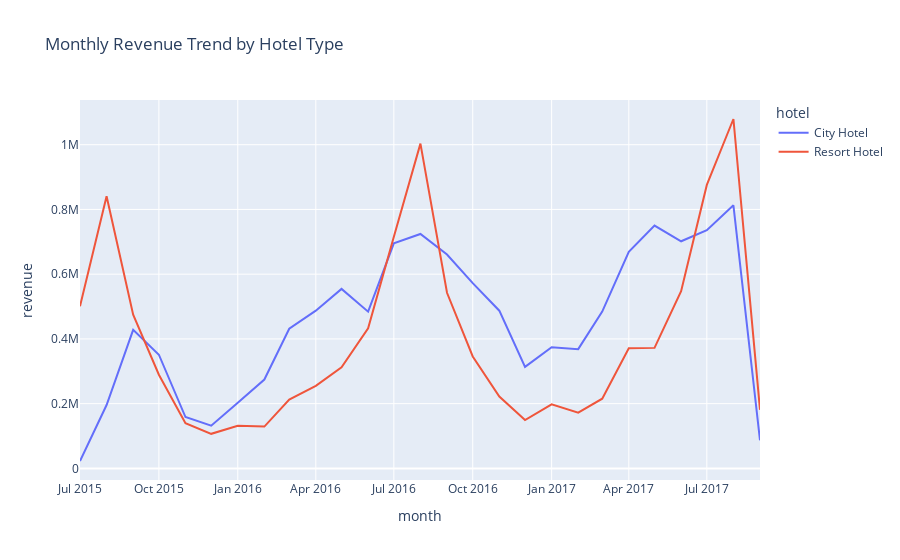

Source (notebook cell):
### Markdown cell above
### Revenue Analysis

### Code cell
# total nights for every booking in the full dataset
df['total_nights'] = df['stays_in_weekend_nights'] + df['stays_in_week_nights']

# Estimate revenue per booking (ADR × total nights)
df['revenue'] = df['adr'] * df['total_nights']
df_stayed = df[df['reservation_status'] == 'Check-Out'].copy()

# Recalculate total nights for the filtered dataset
df_stayed['total_nights'] = df_stayed['stays_in_weekend_nights'] + df_stayed['stays_in_week_nights']
df_stayed['revenue'] = df_stayed['adr'] * df_stayed['total_nights']

# Extract the month from the reservation status date for monthly grouping
df_stayed['month'] = df_stayed['reservation_status_date'].dt.to_period('M').dt.to_timestamp()

# Aggregate total monthly revenue for each hotel type
monthly_hotel_revenue = df_stayed.groupby(['month', 'hotel'])['revenue'].sum().reset_index()

# Plot monthly revenue trends for both hotel types using Plotly
fig = px.line(
    monthly_hotel_revenue,
    x='month',
    y='revenue',
    color='hotel',
    title='Monthly Revenue Trend by Hotel Type'
)
fig.write_image(os.path.join(CHART_DIR, "monthly_revenue_trend.png"))

# Display the interactive chart
fig.show()

### Figure 1 — Plotly figure (JSON) as saved in the notebook; plotly's stock layout.template omitted (floating-point values rounded to 4 significant figures)
{"data": [{"hovertemplate": "hotel=City Hotel<br>month=%{x}<br>revenue=%{y}<extra></extra>", "legendgroup": "City Hotel", "line": {"color": "#636efa", "dash": "solid"}, "marker": {"symbol": "circle"}, "mode": "lines", "name": "City Hotel", "orientation": "v", "showlegend": true, "type": "scatter", "x": ["2015-07-01T00:00:00", "2015-08-01T00:00:00", "2015-09-01T00:00:00", "2015-10-01T00:00:00", "2015-11-01T00:00:00", "2015-12-01T00:00:00", "2016-01-01T00:00:00", "2016-02-01T00:00:00", "2016-03-01T00:00:00", "2016-04-01T00:00:00", "2016-05-01T00:00:00", "2016-06-01T00:00:00", "2016-07-01T00:00:00", "2016-08-01T00:00:00", "2016-09-01T00:00:00", "2016-10-01T00:00:00", "2016-11-01T00:00:00", "2016-12-01T00:00:00", "2017-01-01T00:00:00", "2017-02-01T00:00:00", "2017-03-01T00:00:00", "2017-04-01T00:00:00", "2017-05-01T00:00:00", "2017-06-01T00:00:00", "2017-07-01T00:00:00", "2017-08-01T00:00:00", "2017-09-01T00:00:00"], "xaxis": "x", "y": [22830.0, 195700.0, 428000.0, 351200.0, 158700.0, 131900.0, 202700.0, 274600.0, 431400.0, 487300.0, 554500.0, 484200.0, 695300.0, 724300.0, 660900.0, 572100.0, 487200.0, 313600.0, 374100.0, 368400.0, 484300.0, 669000.0, 750200.0, 701700.0, 736100.0, 812600.0, 86680.0], "yaxis": "y"}, {"hovertemplate": "hotel=Resort Hotel<br>month=%{x}<br>revenue=%{y}<extra></extra>", "legendgroup": "Resort Hotel", "line": {"color": "#EF553B", "dash": "solid"}, "marker": {"symbol": "circle"}, "mode": "lines", "name": "Resort Hotel", "orientation": "v", "showlegend": true, "type": "scatter", "x": ["2015-07-01T00:00:00", "2015-08-01T00:00:00", "2015-09-01T00:00:00", "2015-10-01T00:00:00", "2015-11-01T00:00:00", "2015-12-01T00:00:00", "2016-01-01T00:00:00", "2016-02-01T00:00:00", "2016-03-01T00:00:00", "2016-04-01T00:00:00", "2016-05-01T00:00:00", "2016-06-01T00:00:00", "2016-07-01T00:00:00", "2016-08-01T00:00:00", "2016-09-01T00:00:00", "2016-10-01T00:00:00", "2016-11-01T00:00:00", "2016-12-01T00:00:00", "2017-01-01T00:00:00", "2017-02-01T00:00:00", "2017-03-01T00:00:00", "2017-04-01T00:00:00", "2017-05-01T00:00:00", "2017-06-01T00:00:00", "2017-07-01T00:00:00", "2017-08-01T00:00:00", "2017-09-01T00:00:00"], "xaxis": "x", "y": [500800.0, 841000.0, 475000.0, 289500.0, 139700.0, 106800.0, 131500.0, 129100.0, 212700.0, 255100.0, 312000.0, 433100.0, 715600.0, 1003000.0, 542600.0, 345800.0, 222000.0, 149500.0, 197700.0, 172300.0, 215300.0, 371200.0, 372300.0, 547400.0, 875800.0, 1079000.0, 180900.0], "yaxis": "y"}], "layout": {"legend": {"title": {"text": "hotel"}, "tracegroupgap": 0}, "title": {"text": "Monthly Revenue Trend by Hotel Type"}, "xaxis": {"anchor": "y", "domain": [0, 1], "title": {"text": "month"}}, "yaxis": {"anchor": "x", "domain": [0, 1], "title": {"text": "revenue"}}}}
